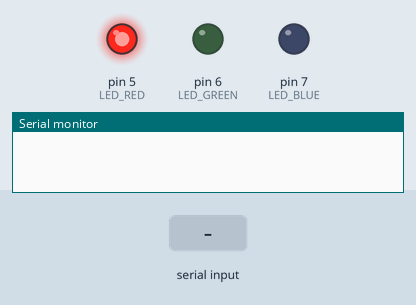
The program below on a simulated Arduino Uno, built with avr-gcc and run on an emulated ATmega328P. On the bench: output pins drawn as LEDs (lit = HIGH), the last lines printed to the serial monitor. The test bench sets the inputs (shaded band).

Above: at 0.9 s.
1.0 s: "*" received over Serial
At 1.4 s:
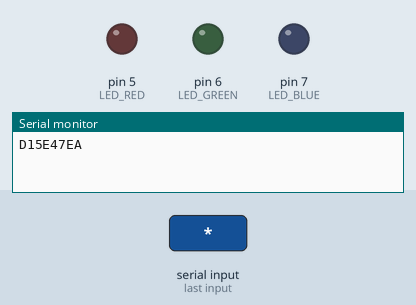
3.0 s: "*" received over Serial
At 3.3 s:
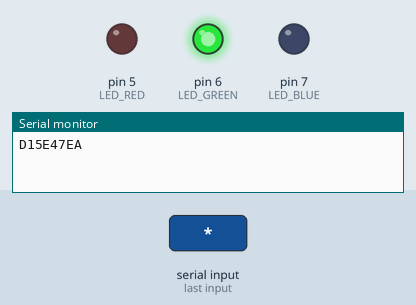
4.5 s: "B" received over Serial
At 5.6 s:
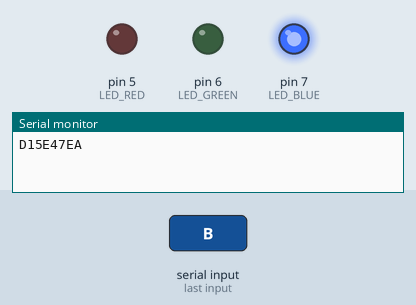
6.0 s: "R" received over Serial
At 6.8 s:
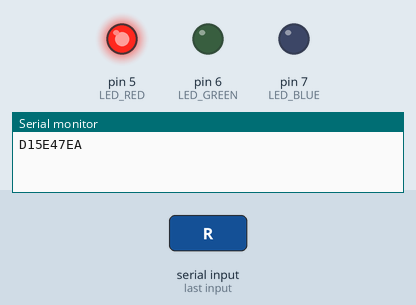
7.5 s: "G" received over Serial
At 7.9 s:
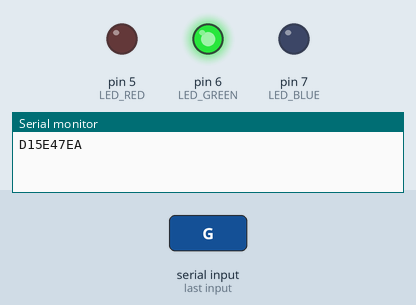
Timing chart, 0 to 10.0 s (numbered marks = the images above; inputs shaded):
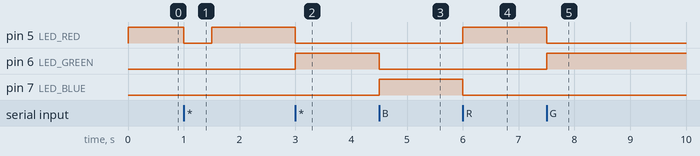

Measured:
- after the input at 1.0 s, pin 5 (LED_RED): HIGH → LOW at once, → HIGH 0.50 s later
- after the input at 3.0 s, pin 5 (LED_RED): HIGH → LOW at once; pin 6 (LED_GREEN): LOW → HIGH at once
- after the input at 4.5 s, pin 6 (LED_GREEN): HIGH → LOW at once; pin 7 (LED_BLUE): LOW → HIGH at once
- after the input at 6.0 s, pin 5 (LED_RED): LOW → HIGH at once; pin 7 (LED_BLUE): HIGH → LOW at once
- after the input at 7.5 s, pin 5 (LED_RED): HIGH → LOW at once; pin 6 (LED_GREEN): LOW → HIGH at once

The program:

main.cpp
```cpp
// (licence header left out)
#include "Arduino.h"

#define LED_RED 5        //red color led
#define LED_GREEN 6      //green color led
#define LED_BLUE 7       //blue color ledq

void reset_light_function();     //reset light function
void red_light_function();       //red light function
void green_light_function();     //green light function
void blue_light_function();      //blue light function

void setup(){

  Serial.begin(9600);            //Serial Serial Setting
  pinMode(LED_RED, OUTPUT);      //red led output state
  pinMode(LED_GREEN, OUTPUT);    //green led output state
  pinMode(LED_BLUE, OUTPUT);     //blue led output state

  digitalWrite(LED_RED,HIGH);
  while(1){

    char recv_data = (char)Serial.read();

    if(recv_data == '*'){                          //Confirm

        Serial.println("D15E47EA");
        break;
    }

  }
  digitalWrite(LED_RED,LOW);
  delay(500);
  digitalWrite(LED_RED,HIGH);

  while(1){

    char recv_data = (char)Serial.read();

    if(recv_data == '*'){

      break;
    }
  }

  digitalWrite(LED_RED,LOW);
  digitalWrite(LED_GREEN,HIGH);

}

void loop(){

  if(Serial.available() > 0){

    char recv_data = (char)Serial.read();            // Recieve Char type data from Mobile

    if(recv_data == '*'){                            // User Disconnect with devices

      //setup(); //XXX : Must reset at here
    }


    if(recv_data == 'R' || recv_data == 'r'){        // recieve data is Red

      reset_light_function();
      red_light_function();
    }
    else if(recv_data == 'G' || recv_data == 'g'){   // recieve data is Green

      reset_light_function();
      green_light_function();
    }
    else if(recv_data == 'B' || recv_data == 'b'){   // recieve data is Blue

      reset_light_function();
      blue_light_function();
    }
    else{                                            // Exception Handling

      reset_light_function();
    }

  }

}

void reset_light_function(){     //reset light function

  //NOTE : Turn off all led
  digitalWrite(LED_RED, LOW);
  digitalWrite(LED_GREEN, LOW);
  digitalWrite(LED_BLUE, LOW);
}

void red_light_function(){       //red light function

  //NOTE : Turn on Red led
  //TODO : Insert more code, if you need it
  digitalWrite(LED_RED, HIGH);
}

void green_light_function(){     //green light function

  //NOTE : Turn on Green led
  //TODO : Insert more code, if you need it
  digitalWrite(LED_GREEN, HIGH);
}

void blue_light_function(){      //blue light function

  //NOTE : Turn on Blue led
  //TODO : Insert more code, if you need it
  digitalWrite(LED_BLUE, HIGH);
}
```
